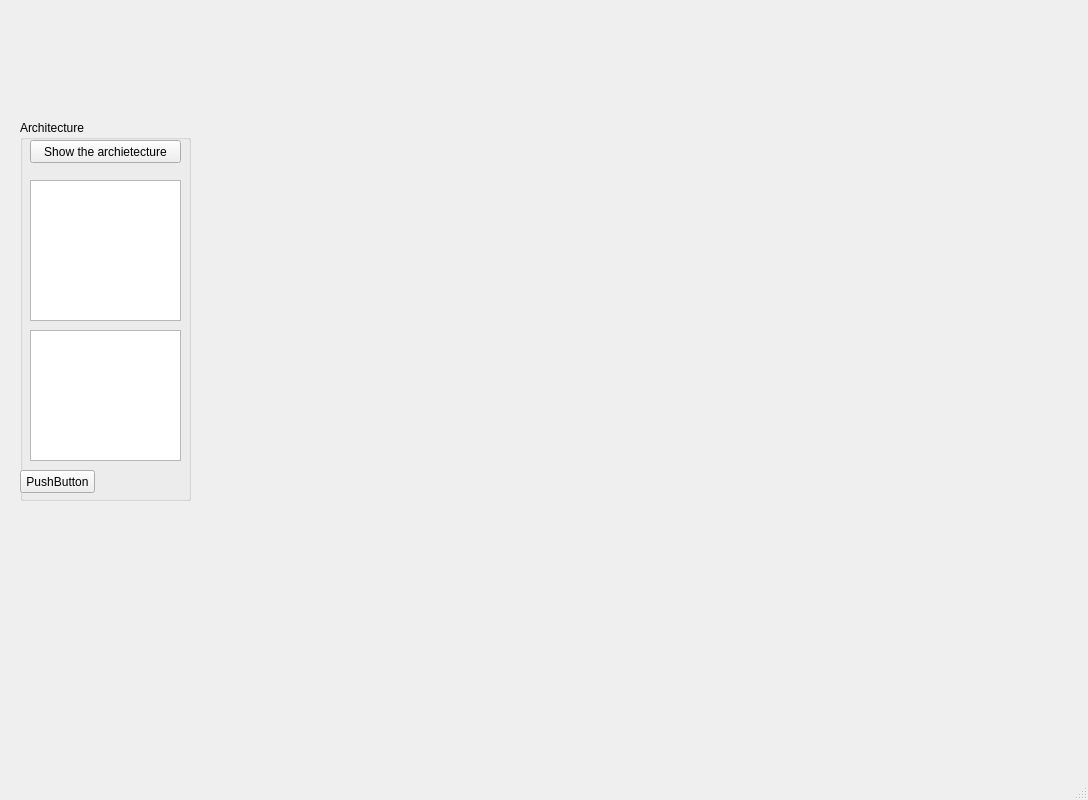
<?xml version="1.0" encoding="UTF-8"?>
<ui version="4.0">
 <class>MainWindow</class>
 <widget class="QMainWindow" name="MainWindow">
  <property name="geometry">
   <rect>
    <x>0</x>
    <y>0</y>
    <width>1088</width>
    <height>800</height>
   </rect>
  </property>
  <property name="windowTitle">
   <string>MainWindow</string>
  </property>
  <widget class="QWidget" name="centralwidget">
   <widget class="MatplotlibWidget" name="matplotlibwidget_static_2" native="true">
    <property name="geometry">
     <rect>
      <x>320</x>
      <y>30</y>
      <width>731</width>
      <height>491</height>
     </rect>
    </property>
   </widget>
   <widget class="QGroupBox" name="groupBox_2">
    <property name="geometry">
     <rect>
      <x>20</x>
      <y>120</y>
      <width>171</width>
      <height>381</height>
     </rect>
    </property>
    <property name="title">
     <string>Architecture</string>
    </property>
    <widget class="QPushButton" name="pushButton_2">
     <property name="geometry">
      <rect>
       <x>10</x>
       <y>20</y>
       <width>151</width>
       <height>23</height>
      </rect>
     </property>
     <property name="text">
      <string>Show the archietecture</string>
     </property>
    </widget>
    <widget class="QListView" name="listView">
     <property name="geometry">
      <rect>
       <x>10</x>
       <y>60</y>
       <width>151</width>
       <height>141</height>
      </rect>
     </property>
    </widget>
    <widget class="QPushButton" name="pushButton_3">
     <property name="geometry">
      <rect>
       <x>0</x>
       <y>350</y>
       <width>75</width>
       <height>23</height>
      </rect>
     </property>
     <property name="text">
      <string>PushButton</string>
     </property>
    </widget>
    <widget class="QListView" name="listView_2">
     <property name="geometry">
      <rect>
       <x>10</x>
       <y>210</y>
       <width>151</width>
       <height>131</height>
      </rect>
     </property>
    </widget>
   </widget>
  </widget>
  <widget class="QMenuBar" name="menubar">
   <property name="geometry">
    <rect>
     <x>0</x>
     <y>0</y>
     <width>1088</width>
     <height>23</height>
    </rect>
   </property>
  </widget>
  <widget class="QStatusBar" name="statusbar"/>
 </widget>
 <customwidgets>
  <customwidget>
   <class>MatplotlibWidget</class>
   <extends>QWidget</extends>
   <header location="global">matplotlibwidget.h</header>
   <container>1</container>
  </customwidget>
 </customwidgets>
 <resources/>
 <connections>
  <connection>
   <sender>pushButton_3</sender>
   <signal>clicked()</signal>
   <receiver>matplotlibwidget_static_2</receiver>
   <slot>show()</slot>
   <hints>
    <hint type="sourcelabel">
     <x>66</x>
     <y>395</y>
    </hint>
    <hint type="destinationlabel">
     <x>351</x>
     <y>388</y>
    </hint>
   </hints>
  </connection>
 </connections>
</ui>
